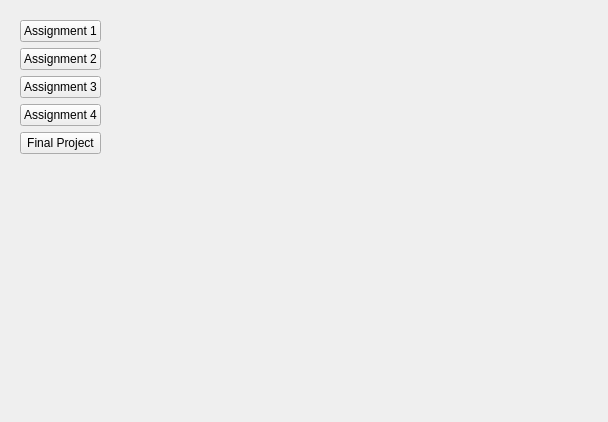
<?xml version="1.0" encoding="UTF-8"?>
<ui version="4.0">
 <class>Form</class>
 <widget class="QWidget" name="Form">
  <property name="geometry">
   <rect>
    <x>0</x>
    <y>0</y>
    <width>608</width>
    <height>422</height>
   </rect>
  </property>
  <property name="windowTitle">
   <string>Form</string>
  </property>
  <layout class="QHBoxLayout" name="horizontalLayout">
   <item>
    <widget class="QWidget" name="widget_2" native="true">
     <layout class="QVBoxLayout" name="verticalLayout">
      <item>
       <widget class="QPushButton" name="assignment1Btn">
        <property name="text">
         <string>Assignment 1</string>
        </property>
       </widget>
      </item>
      <item>
       <widget class="QPushButton" name="assignment2Btn">
        <property name="text">
         <string>Assignment 2</string>
        </property>
       </widget>
      </item>
      <item>
       <widget class="QPushButton" name="assignment3Btn">
        <property name="text">
         <string>Assignment 3</string>
        </property>
       </widget>
      </item>
      <item>
       <widget class="QPushButton" name="assignment4Btn">
        <property name="text">
         <string>Assignment 4</string>
        </property>
       </widget>
      </item>
      <item>
       <widget class="QPushButton" name="finalBtn">
        <property name="text">
         <string>Final Project</string>
        </property>
       </widget>
      </item>
      <item>
       <spacer name="verticalSpacer">
        <property name="orientation">
         <enum>Qt::Vertical</enum>
        </property>
        <property name="sizeHint" stdset="0">
         <size>
          <width>20</width>
          <height>40</height>
         </size>
        </property>
       </spacer>
      </item>
     </layout>
    </widget>
   </item>
   <item>
    <spacer name="horizontalSpacer">
     <property name="orientation">
      <enum>Qt::Horizontal</enum>
     </property>
     <property name="sizeHint" stdset="0">
      <size>
       <width>438</width>
       <height>20</height>
      </size>
     </property>
    </spacer>
   </item>
  </layout>
 </widget>
 <resources/>
 <connections/>
</ui>
